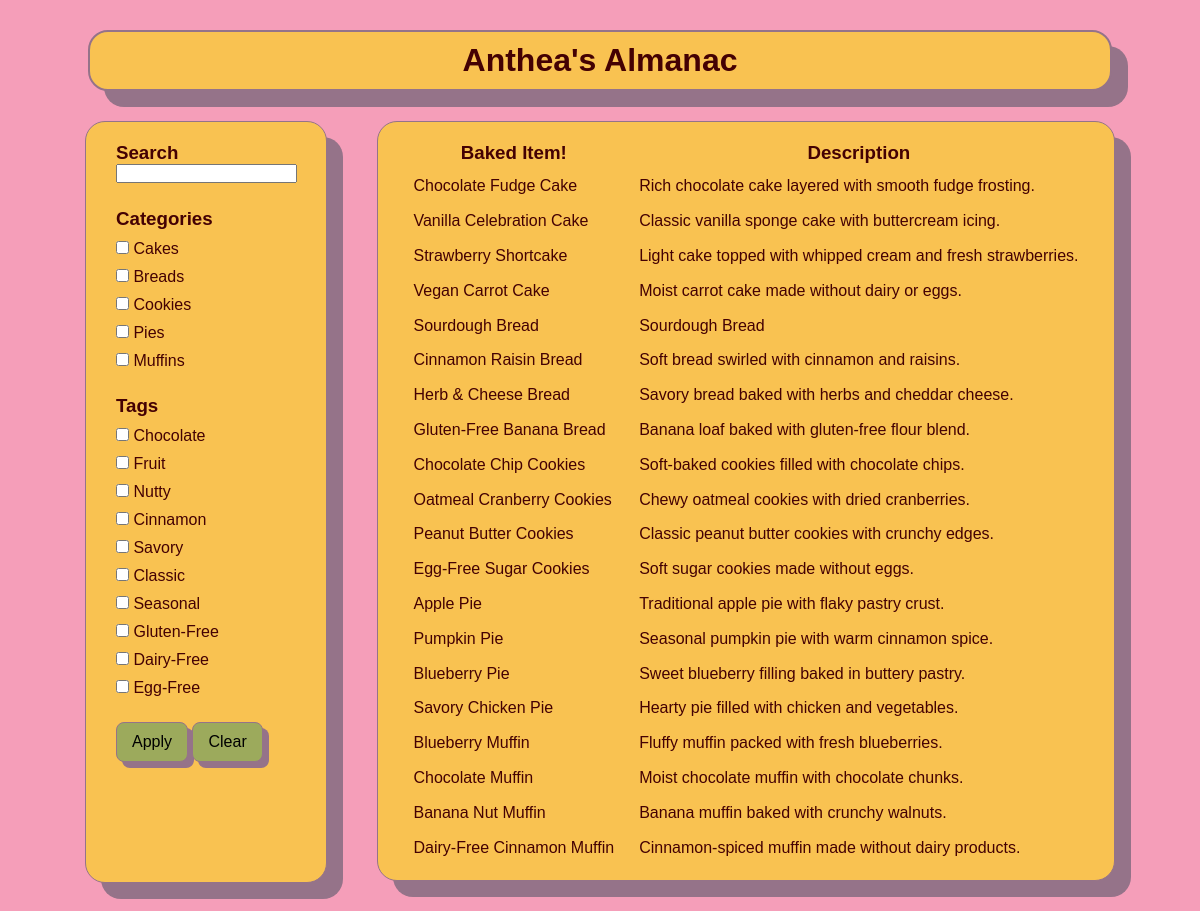
The page / on the database its author committed.
### product_catalog_app/models.py (models this page shows, shortened)
class Category(models.Model):
    name = models.CharField(max_length=100, unique=True)

class Tag(models.Model):
    name = models.CharField(max_length=100, unique=True)

class Product(models.Model):
    name = models.CharField(max_length=100, unique=True)
    description = models.TextField()
    category = models.ForeignKey(Category, on_delete=models.CASCADE)
    tags = models.ManyToManyField(Tag)

### product_catalog_app/views.py (the view)
# urls.py: 2. Add a URL to urlpatterns:  path('', views.home, name='home')
def home(request):
    categories = Category.objects.all()
    tags = Tag.objects.all()
    products = Product.objects.all()
    search = request.GET.get("search")
    category = request.GET.getlist("category")
    tag = request.GET.getlist("tag")
    if search:
        products = products.filter(description__icontains=search)
    if category:
        products = products.filter(category__name__in=category)
    if tag:
        products = products.filter(tags__name__in=tag)
    context = {
        "categories": categories,
        "tags": tags,
        "products": products,
        "selected_categories": category,
        "selected_tags": tag,
        "selected_search": search
    }
    return render(request, 'index.html', context)

### product_catalog_app/templates/index.html (shortened to what this page needs)
<!DOCTYPE html>
{% load static %}
<html lang="en">
<head>
    <link rel="stylesheet" href="{% static 'css/style.css' %}">
</head>
<body>
    <div class="title">
        <h1>Anthea's Almanac</h1>
    </div>
    <div class="container">
        <div class="sidebar">
            <form method="GET">
                <h3>Search</h3>
                <input type="text" name="search" value="{{selected_search|default:''}}">
                <div class="categories-container">
                    <h3> Categories </h3>
                    {% for category in categories %}
                        <div>
                            <input type="checkbox" name="category" value="{{category.name}}" {% if category.name in selected_categories %} checked {% endif %}>
                            <label>{{category.name}}</label>
                        </div>
                    {% endfor %}
                </div>
                <div class="tags-container">
                    <h3> Tags </h3>
                    {% for tag in tags %}
                        <div>
                            <input type="checkbox" name="tag" value="{{tag.name}}" {% if tag.name in selected_tags %} checked {% endif %}>
                            <label>{{tag.name}}</label>
                        </div>
                    {% endfor %}
                </div>
                <button class="btn" type="submit">Apply</button>
                <button class="btn">
                    <a href="{% url 'home' %}" style="text-decoration: none; color: black;">Clear</a>
                </button>
            </form>
        </div>
        <div class="tmp">
            <table class="product-table">
                <thead>
                    <tr>
                        <th scope="col">
                            <h3>Baked Item!</h3>
                        </th>
                        <th scope="col">
                            <h3>Description</h3>
                        </th>
                    </tr>
                </thead>
                <tbody>
                    {% for product in products %}
                    <tr>
                        <td scope="row">{{product.name}}</td>
                        <td scope="row">{{product.description}}</td>
                    </tr>
                    {% endfor %}
                </tbody>
            </table>
        </div>
    </div>
</body>
</html>

### static/css/style.css (style rules this page uses)
:root { --green: #9caa5c; --maroon: #440103; --orange: #f9c251; --pink: #f59eb9; --plum: #957389; }
* { font-family: "Poppins", sans-serif; margin: 0%; padding: 0%; }
body { background-color: var(--pink); color: var(--maroon); height: 100vh; }
.btn { background-color: var(--green); box-shadow: .75vh .75vh 0vh var(--plum); border: 1px solid var(--plum); border-radius: 8px; cursor: pointer; font-size: medium; margin-top: 25px; padding: 10px 15px; text-align: center; }
.container { display: flex; height: 100%; gap: 50px; justify-content: center; margin: 30px; }
.title { align-items: center; background-color: var(--orange); border: 2px solid var(--plum); border-radius: 20px; box-shadow: 2vh 2vh 0vh var(--plum); display: flex; justify-content: center; margin: 30px auto; padding: 10px; width: min(90%, 1000px); }
.sidebar { background-color: var(--orange); box-shadow: 2vh 2vh 0vh var(--plum); border: 1px solid var(--plum); border-radius: 20px; display: flex; height: 90%; justify-content: center; padding: 20px; width: 200px; }
.categories-container { display: flex; flex-direction: column; gap: 10px; margin-top: 25px; }
.tags-container { display: flex; flex-direction: column; gap: 10px; margin-top: 25px; }
.product-table { background-color: var(--orange); border: 1px solid var(--plum); border-spacing: 25px 10px; box-shadow: 2vh 2vh 0vh var(--plum); border-radius: 20px; height: 95%; min-height: 65vh; padding: 10px; }

### rows shown on the page
Category: name "Cakes"
Category: name "Breads"
Category: name "Cookies"
Category: name "Pies"
Category: name "Muffins"
Tag: name "Chocolate"
Tag: name "Fruit"
Tag: name "Nutty"
Tag: name "Cinnamon"
Tag: name "Savory"
Tag: name "Classic"
Tag: name "Seasonal"
Tag: name "Gluten-Free"
Tag: name "Dairy-Free"
Tag: name "Egg-Free"
Product: name "Chocolate Fudge Cake", description "Rich chocolate cake layered with smooth fudge frosting."
Product: name "Vanilla Celebration Cake", description "Classic vanilla sponge cake with buttercream icing."
Product: name "Strawberry Shortcake", description "Light cake topped with whipped cream and fresh strawberries."
Product: name "Vegan Carrot Cake", description "Moist carrot cake made without dairy or eggs."
Product: name "Sourdough Bread", description "Sourdough Bread"
Product: name "Cinnamon Raisin Bread", description "Soft bread swirled with cinnamon and raisins."
Product: name "Herb & Cheese Bread", description "Savory bread baked with herbs and cheddar cheese."
Product: name "Gluten-Free Banana Bread", description "Banana loaf baked with gluten-free flour blend."
Product: name "Chocolate Chip Cookies", description "Soft-baked cookies filled with chocolate chips."
Product: name "Oatmeal Cranberry Cookies", description "Chewy oatmeal cookies with dried cranberries."
Product: name "Peanut Butter Cookies", description "Classic peanut butter cookies with crunchy edges."
Product: name "Egg-Free Sugar Cookies", description "Soft sugar cookies made without eggs."
Product: name "Apple Pie", description "Traditional apple pie with flaky pastry crust."
Product: name "Pumpkin Pie", description "Seasonal pumpkin pie with warm cinnamon spice."
Product: name "Blueberry Pie", description "Sweet blueberry filling baked in buttery pastry."
Product: name "Savory Chicken Pie", description "Hearty pie filled with chicken and vegetables."
Product: name "Blueberry Muffin", description "Fluffy muffin packed with fresh blueberries."
Product: name "Chocolate Muffin", description "Moist chocolate muffin with chocolate chunks."
Product: name "Banana Nut Muffin", description "Banana muffin baked with crunchy walnuts."
Product: name "Dairy-Free Cinnamon Muffin", description "Cinnamon-spiced muffin made without dairy products."
